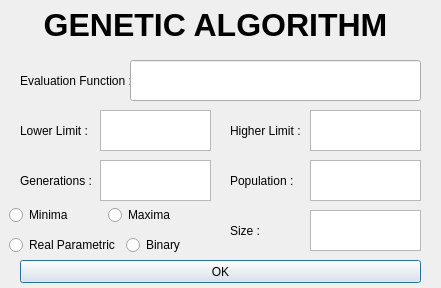
<?xml version="1.0" encoding="UTF-8"?>
<ui version="4.0">
 <class>window</class>
 <widget class="QDialog" name="window">
  <property name="geometry">
   <rect>
    <x>0</x>
    <y>0</y>
    <width>441</width>
    <height>288</height>
   </rect>
  </property>
  <property name="windowTitle">
   <string>Genetic Algorithm</string>
  </property>
  <widget class="QLabel" name="label">
   <property name="geometry">
    <rect>
     <x>20</x>
     <y>70</y>
     <width>111</width>
     <height>21</height>
    </rect>
   </property>
   <property name="text">
    <string>Evaluation Function : </string>
   </property>
  </widget>
  <widget class="QLabel" name="label_2">
   <property name="geometry">
    <rect>
     <x>20</x>
     <y>170</y>
     <width>111</width>
     <height>21</height>
    </rect>
   </property>
   <property name="text">
    <string>Generations : </string>
   </property>
  </widget>
  <widget class="QLabel" name="label_3">
   <property name="geometry">
    <rect>
     <x>10</x>
     <y>0</y>
     <width>411</width>
     <height>51</height>
    </rect>
   </property>
   <property name="text">
    <string>&lt;html&gt;&lt;head/&gt;&lt;body&gt;&lt;p align=&quot;center&quot;&gt;&lt;span style=&quot; font-size:24pt; font-weight:600;&quot;&gt;GENETIC ALGORITHM&lt;/span&gt;&lt;/p&gt;&lt;/body&gt;&lt;/html&gt;</string>
   </property>
  </widget>
  <widget class="QLabel" name="label_4">
   <property name="geometry">
    <rect>
     <x>230</x>
     <y>170</y>
     <width>91</width>
     <height>21</height>
    </rect>
   </property>
   <property name="text">
    <string>Population : </string>
   </property>
  </widget>
  <widget class="QTextEdit" name="pop">
   <property name="geometry">
    <rect>
     <x>310</x>
     <y>160</y>
     <width>111</width>
     <height>41</height>
    </rect>
   </property>
   <property name="toolTip">
    <string>&lt;html&gt;&lt;head/&gt;&lt;body&gt;&lt;p&gt;Number of Chromosomes in a Generation&lt;/p&gt;&lt;/body&gt;&lt;/html&gt;</string>
   </property>
  </widget>
  <widget class="QTextEdit" name="ge">
   <property name="geometry">
    <rect>
     <x>100</x>
     <y>160</y>
     <width>111</width>
     <height>41</height>
    </rect>
   </property>
   <property name="toolTip">
    <string>&lt;html&gt;&lt;head/&gt;&lt;body&gt;&lt;p&gt;Number of Iterations Performed&lt;/p&gt;&lt;/body&gt;&lt;/html&gt;</string>
   </property>
  </widget>
  <widget class="QLabel" name="label_6">
   <property name="geometry">
    <rect>
     <x>20</x>
     <y>120</y>
     <width>111</width>
     <height>21</height>
    </rect>
   </property>
   <property name="text">
    <string>Lower Limit :</string>
   </property>
  </widget>
  <widget class="QTextEdit" name="ll">
   <property name="geometry">
    <rect>
     <x>100</x>
     <y>110</y>
     <width>111</width>
     <height>41</height>
    </rect>
   </property>
   <property name="toolTip">
    <string>&lt;html&gt;&lt;head/&gt;&lt;body&gt;&lt;p&gt;Lower Limit of Variables&lt;/p&gt;&lt;/body&gt;&lt;/html&gt;</string>
   </property>
  </widget>
  <widget class="QLabel" name="label_7">
   <property name="geometry">
    <rect>
     <x>230</x>
     <y>120</y>
     <width>111</width>
     <height>21</height>
    </rect>
   </property>
   <property name="text">
    <string>Higher Limit :</string>
   </property>
  </widget>
  <widget class="QTextEdit" name="hl">
   <property name="geometry">
    <rect>
     <x>310</x>
     <y>110</y>
     <width>111</width>
     <height>41</height>
    </rect>
   </property>
   <property name="toolTip">
    <string>&lt;html&gt;&lt;head/&gt;&lt;body&gt;&lt;p&gt;Higher Limit of Variables&lt;/p&gt;&lt;/body&gt;&lt;/html&gt;</string>
   </property>
  </widget>
  <widget class="QLineEdit" name="ef">
   <property name="geometry">
    <rect>
     <x>130</x>
     <y>60</y>
     <width>291</width>
     <height>41</height>
    </rect>
   </property>
   <property name="toolTip">
    <string>&lt;html&gt;&lt;head/&gt;&lt;body&gt;&lt;p&gt;Evaluation Function&lt;/p&gt;&lt;/body&gt;&lt;/html&gt;</string>
   </property>
  </widget>
  <widget class="QLabel" name="label_5">
   <property name="geometry">
    <rect>
     <x>230</x>
     <y>220</y>
     <width>31</width>
     <height>21</height>
    </rect>
   </property>
   <property name="text">
    <string>Size :</string>
   </property>
  </widget>
  <widget class="QTextEdit" name="sz">
   <property name="geometry">
    <rect>
     <x>310</x>
     <y>210</y>
     <width>111</width>
     <height>41</height>
    </rect>
   </property>
  </widget>
  <widget class="QWidget" name="horizontalLayoutWidget">
   <property name="geometry">
    <rect>
     <x>9</x>
     <y>200</y>
     <width>191</width>
     <height>31</height>
    </rect>
   </property>
   <layout class="QHBoxLayout" name="horizontalLayout">
    <item>
     <widget class="QRadioButton" name="b1">
      <property name="text">
       <string>Minima</string>
      </property>
     </widget>
    </item>
    <item>
     <widget class="QRadioButton" name="b2">
      <property name="text">
       <string>Maxima</string>
      </property>
     </widget>
    </item>
   </layout>
  </widget>
  <widget class="QWidget" name="horizontalLayoutWidget_2">
   <property name="geometry">
    <rect>
     <x>9</x>
     <y>230</y>
     <width>191</width>
     <height>31</height>
    </rect>
   </property>
   <layout class="QHBoxLayout" name="horizontalLayout_2">
    <item>
     <widget class="QRadioButton" name="r1">
      <property name="text">
       <string>Real Parametric</string>
      </property>
     </widget>
    </item>
    <item>
     <widget class="QRadioButton" name="r2">
      <property name="text">
       <string>Binary</string>
      </property>
     </widget>
    </item>
   </layout>
  </widget>
  <widget class="QPushButton" name="ok">
   <property name="geometry">
    <rect>
     <x>20</x>
     <y>260</y>
     <width>401</width>
     <height>23</height>
    </rect>
   </property>
   <property name="maximumSize">
    <size>
     <width>439</width>
     <height>23</height>
    </size>
   </property>
   <property name="text">
    <string>OK</string>
   </property>
  </widget>
 </widget>
 <tabstops>
  <tabstop>pop</tabstop>
  <tabstop>ge</tabstop>
  <tabstop>hl</tabstop>
  <tabstop>ll</tabstop>
 </tabstops>
 <resources/>
 <connections/>
</ui>
